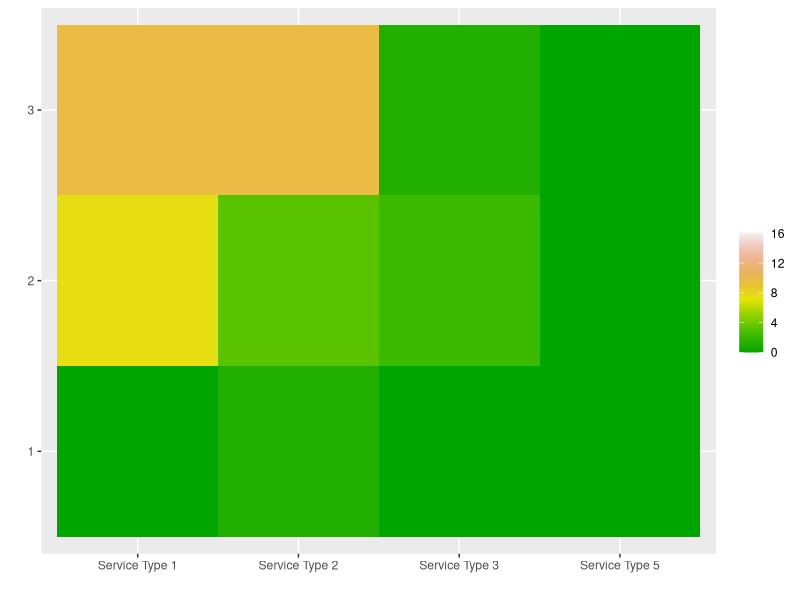

Reproduce this figure in R.
#### Reading the data:

library(readr)
dat <- read_csv("Data.csv")

View(head(dat))

str(dat)


## Q1:

table(dat$Stage)

dat1 <- dat[dat$Stage == 'Closed Won',]

table(dat1$`Sub Sector ID`,dat1$`Account Tier`)

q1 <- with(dat1, ftable(dat1$`Sub Sector ID`,dat1$`Account Tier`,dat1$FY))
q1 <- as.data.frame(q1)
colnames(q1) <- c("SubSector","Tier","FY","Freq")
q1$win_percentage <- round((q1$Freq/sum(q1$Freq)*100),1)
q1 

library(ggplot2)
ggplot(q1, aes(x = SubSector, y = Tier, fill = win_percentage)) +
  geom_tile() +
  scale_fill_gradientn(name = "", colors = terrain.colors(10)) +
  scale_x_discrete(name = "") +
  scale_y_discrete(name = "")
